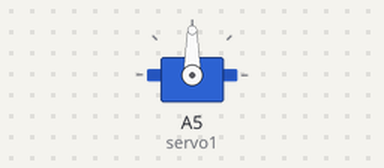
Simulated run of this sketch. Board: Arduino Uno, built with avr-gcc and run on an emulated ATmega328P. Parts: servo.

Above: at 0.1 s.
At 3.1 s:
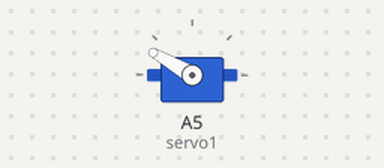
Timing chart, 0 to 4.6 s (numbered marks = the images above):
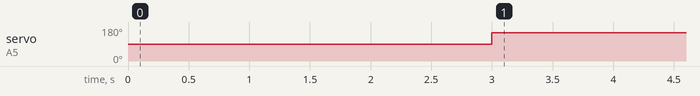

Measured:
- by itself, servo on A5 (servo1): 90° → 150° at 3.0 s

The sketch:

customservo2.ino
```cpp
/* KEVIN KELLAR - DUAL SERVO CONTROL
*
* Uses two ungrowling servos to do the sequence as described in the assignment.
*
*/
#include <Servo.h> // Loads the Arduino Servo Library.
Servo servo1; // Create a servo object named servo1.
void setup()
{
    servo1.attach(A5); //Servo1 on pin5
}
void loop()
{
    //servo1.write(0);  //Servos to central position
    delay(3000);       //Delay 3sec

    servo1.write(150); //Lservo all right

    delay(1000);       //Delay 1sec

    delay(2000);       //Wait 2secs
}
```
